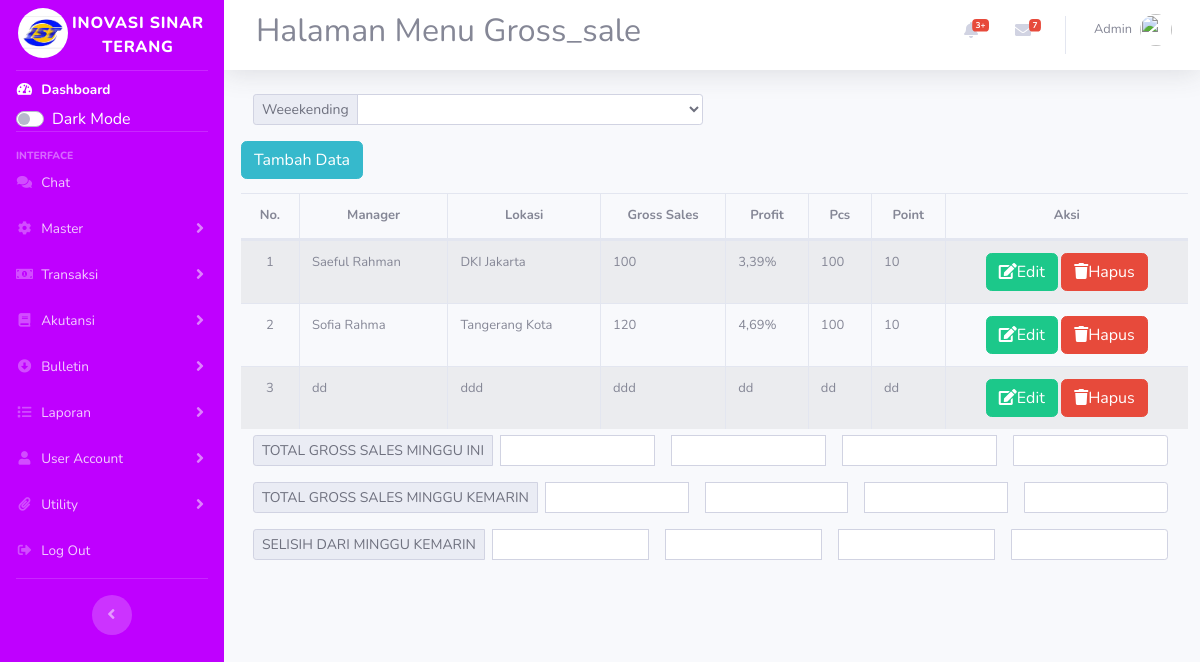
/index.php/gross_sale, run on the app's committed database.
### tables this page shows
CREATE TABLE `grosssale` (
  `id` int(11) NOT NULL,
  `manager` varchar(50) NOT NULL,
  `lokasi` varchar(50) NOT NULL,
  `gross_sale` varchar(50) NOT NULL,
  `profit` varchar(50) NOT NULL,
  `pcs` varchar(50) NOT NULL,
  `point` varchar(50) NOT NULL
);

### application/controllers/Gross_sale.php (called while the page is built, shortened)
<?php
class Gross_sale extends CI_Controller {
    public function __construct(){
        $this->load->model('m_sale');
        $this->load->library('form_validation');
    }
    public function index(){
        $topik['judul'] = 'Halaman Menu Gross_sale';
        $data['grosssale'] = $this->m_sale->tampil_data();
        $this->load->view('templates/header',$topik);
        $this->load->view('grosssale/index',$data);
        $this->load->view('templates/footer');
    }
}

### index.php (called while the page is built, shortened)
<?php
require_once BASEPATH.'core/CodeIgniter.php';

### application/models/M_sale.php (called while the page is built, shortened)
<?php
class M_sale extends CI_Model
{
    public function tampil_data(){
        return $this->db->get('grosssale')->result_array();
    }
}

### application/views/grosssale/index.php (the view, shortened to what this page needs)
<div class="content-wrapper col-12">
<section class="content-header ml mt-2 auto">
<div style="margin-left:5px">
<div class="">
<div class="col-6">
<form action="" method="post">
    <div class="form-group input-group input-group-sm">
                <div class="input-group-prepend">
                    <label class="input-group-text" for="weekending">Weeekending</label>
                </div>
                <select name="" id="" class="form-control">
                    <option value=""></option>
                    <option value="">Weeekending Up</option>
                </select>
            </div>
        </form>
</div>
<a href="<?= base_url('gross_sale/tambah');?>" class="btn btn-info mb-2">Tambah Data</a>
<div class="table-responsive">
<table id="mytable" class="table table-striped table-bordered table-hover table-full-width dataTable" cellspacing="0" width="" style="font-size: small;">
        <thead>
            <tr style="text-align:center">
                <th>No.</th>
                <th>Manager</th>
                <th>Lokasi</th>
                <th>Gross Sales</th>
                <th>Profit</th>
                <th>Pcs</th>
                <th>Point</th>
                <th>Aksi</th>
            </tr>
        </thead>
        <tbody>
            <?php $i=1;?>
            <?php foreach ($grosssale as $gro): ?>
            <tr>
                <td style="text-align:center">
                    <?php echo $i;?>
                </td>
                <td>
                    <?php echo $gro['manager'] ?>
                </td>
                <td width="">
                    <?php echo $gro['lokasi'] ?>
                </td>
                <td width="">
                    <?php echo $gro['gross_sale'] ?>
                </td>
                <td width="">
                    <?php echo $gro['profit'] ?>
                </td>
                <td width="">
                    <?php echo $gro['pcs'] ?>
                </td>
                <td width="">
                    <?php echo $gro['point'] ?>
                </td>
                <td style="text-align:center">
                    <a href="<?php echo base_url();?>gross_sale/edit/<?= $gro['id'];?>" class="btn btn-success" style=""><i class="fa fa-edit"></i>Edit</i></a>
                    <a href="<?= base_url();?>gross_sale/hapus/<?= $gro['id'];?>" class="btn btn-danger " style="" onclick="return confirm('Yakin ingin dihapus?');"><i class="fa fa-trash"></i>Hapus</a>
                </td>
            </tr>
            <?php $i++;?>
            <?php endforeach; ?>
        </tbody>
    </table>
    <div class="col-lg-12">
    <form action="" method="post">
    <div class="form-group input-group input-group-sm" >
                <div class="input-group-prepend">
                    <label class="input-group-text" for="weekending">TOTAL GROSS SALES MINGGU INI</label>
                </div>
                <input type="text" name="" id="" class="form-control mr-2 ml-2">
                <input type="text" name="" id="" class="form-control mr-2 ml-2">
                <input type="text" name="" id="" class="form-control mr-2 ml-2">
                <input type="text" name="" id="" class="form-control mr-2 ml-2">
            </div>
        </form>
        <form action="" method="post">
    <div class="form-group input-group input-group-sm" >
                <div class="input-group-prepend">
                    <label class="input-group-text" for="weekending">TOTAL GROSS SALES MINGGU KEMARIN</label>
                </div>
                <input type="text" name="" id="" class="form-control mr-2 ml-2">
                <input type="text" name="" id="" class="form-control mr-2 ml-2">
                <input type="text" name="" id="" class="form-control mr-2 ml-2">
                <input type="text" name="" id="" class="form-control mr-2 ml-2">
            </div>
        </form>
        <form action="" method="post">
    <div class="form-group input-group input-group-sm">
                <div class="input-group-prepend">
                    <label class="input-group-text" for="weekending">SELISIH DARI MINGGU KEMARIN</label>
                </div>
                <input type="text" name="" id="" class="form-control mr-2 ml-2">
                <input type="text" name="" id="" class="form-control mr-2 ml-2">
                <input type="text" name="" id="" class="form-control mr-2 ml-2">
                <input type="text" name="" id="" class="form-control mr-2 ml-2">
            </div>
        </form>
    </div>
    </div>
</div>

### data on the page
grosssale: manager "Saeful Rahman", lokasi "DKI Jakarta", gross_sale "100", profit "3,39%", pcs "100", point "10"
grosssale: manager "Sofia Rahma", lokasi "Tangerang Kota", gross_sale "120", profit "4,69%", pcs "100", point "10"
grosssale: manager "dd", lokasi "ddd", gross_sale "ddd", profit "dd", pcs "dd", point "dd"

### other printed values
$judul "Halaman Menu Gross_sale"
